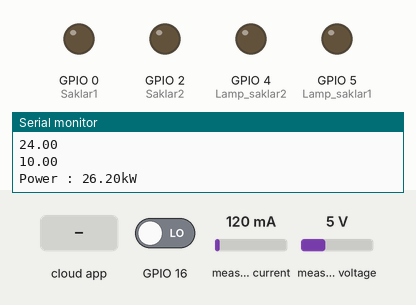
A sketch run on a simulated ESP8266 (NodeMCU). On the bench: output pins drawn as LEDs (lit = HIGH), the last lines printed to the serial monitor. The inputs (shaded band) are chosen by the test bench; at power-on: GPIO 16 LOW, measured current 120 mA, measured voltage 5 V. WiFi joins after 1.5 s; servers stay silent unless stated; the local clock reads 2024-03-15 10:24:30 at power-on unless the sketch sets it; the Firebase database answers and starts empty.

Above: at 2.7 s.
2.8 s: GPIO 16 driven HIGH
At 5.3 s:
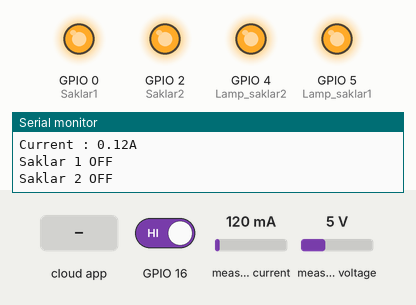
6.4 s: the phone or cloud app sets 1 to 0
At 8.4 s:
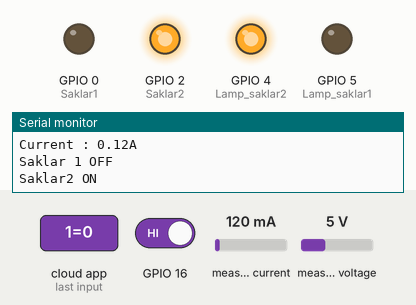
10.1 s: the phone or cloud app sets 1 to 1
At 12.13 s:
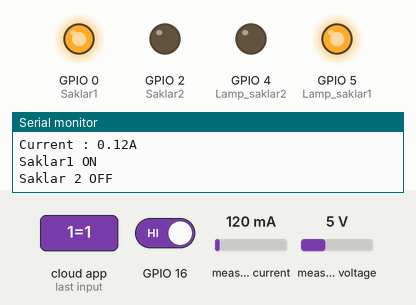
13.8 s: GPIO 16 driven LOW
15.7 s: the phone or cloud app sets 2 to 1
At 16.8 s:
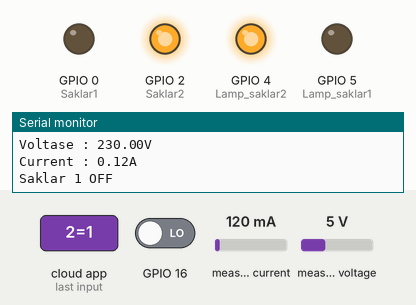
Timing chart, 0 to 18.2 s (numbered marks = the images above; inputs shaded):
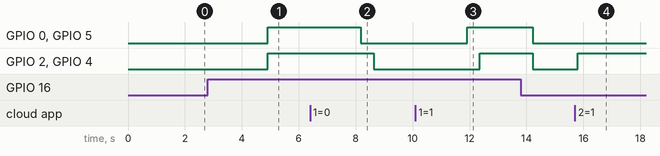

Measured:
- after the input at 2.8 s, GPIO 0 (Saklar1), GPIO 2 (Saklar2), GPIO 4 (Lamp_saklar2), GPIO 5 (Lamp_saklar1): LOW → HIGH after 2.1 s
- after the input at 6.4 s, GPIO 0 (Saklar1), GPIO 5 (Lamp_saklar1): HIGH → LOW after 1.8 s instead of 2.2 s
- after the input at 10.1 s, GPIO 0 (Saklar1), GPIO 5 (Lamp_saklar1): LOW → HIGH after 1.8 s instead of 2.3 s
- after the input at 15.7 s, GPIO 2 (Saklar2), GPIO 4 (Lamp_saklar2): LOW → HIGH after 0.09 s

The sketch:

SmartPlugProgram.ino
```cpp
#include <PZEM004Tv30.h>
#include <FirebaseESP8266.h>
#include <WiFiManager.h>
#include <time.h>
#include <ESP8266WiFi.h>
#include <WiFiUdp.h>

//Firebase autentikasi
 #define FIREBASE_HOST "https://sosmart-technopark-default-rtdb.firebaseio.com/" //Sesuaikan dengan link firebase database kalian, tanpa menggunakan "http:" , "\" and "/"
 #define FIREBASE_AUTH "afL12P1vXA0goN4ia42rsC4DUYLnNMqI19XRIye6" //Sesuaikan dengan firebase database secret code kalian
//Nama hotspot jika tak tersambung
 #define NamaHotspot "SOSMART-1BFOAB5PL482" // Nama hotspot di esp8266

//Pzem sensor
 PZEM004Tv30 pzem(12,13);// D6 dan D7 rx tx
float Power,Energy,Voltase,Current;

float Second;
float Minute;
float Hour;
float shh;

int Tombol;
float fungsi;
float S1;
float S2;

// Firebase
 FirebaseData firebaseData;
 #define Lamp_saklar1 5 //D1
 #define Lamp_saklar2 4 //D2
 #define Saklar1 0 //D3
 #define Saklar2 2 //D4
 bool val1;
 bool val2;

//Internet CLock
WiFiUDP ntpUDP;
int timezone = 7 * 3600;
int dst = 0;

void setup(){

Serial.begin(115200);

   //Tombol
   pinMode(16, INPUT);

   //WifiManager:
    WiFiManager wm;
    bool res;
    res = wm.autoConnect(NamaHotspot);
    if(!res) {
    Serial.println("Failed to connect");
    wm.resetSettings();
    }
    else {
     Serial.println("connected...yeey :)");
    }
    WiFi.mode(WIFI_STA);

   //Firebase
    Serial.print('\n');
    Firebase.begin(FIREBASE_HOST, FIREBASE_AUTH); // connect to firebase
    Firebase.reconnectWiFi(true);

   //PinMode
    pinMode(Saklar1,OUTPUT);
    pinMode(Saklar2,OUTPUT);
    pinMode(Lamp_saklar1,OUTPUT);
    pinMode(Lamp_saklar2,OUTPUT);

   //Internet clock begin
  configTime(timezone, dst, "pool.ntp.org","time.nist.gov");
  Serial.println("\nWaiting for Internet time");

  while(!time(nullptr)){
     Serial.print("*");
     delay(1000);
  }
  Serial.println("\nTime response....OK");
  time_t now = time(nullptr);
  struct tm* p_tm = localtime(&now);
    Second =  p_tm->tm_sec;
    Minute = p_tm->tm_min;
    Hour = p_tm->tm_hour;
    Serial.print(Second);
}

void loop(){

   //tombol
   Tombol=digitalRead(16);

    shh=8;
   //Update time
    time_t now = time(nullptr);
    struct tm* p_tm = localtime(&now);
    Second =  p_tm->tm_sec;
    Minute = p_tm->tm_min;
    Hour = p_tm->tm_hour;
    Serial.println(Second);
    Serial.println(Minute);
    Serial.println(Hour);


   //Read power
    Power = pzem.power();

    if(isnan(Power)){
        Serial.print("Mati");
    }
    else{
        Serial.print("Power : ");
        Serial.print(Power);
        Serial.println("kW");
        Firebase.setFloat(firebaseData, "Product/1BFOAB5PL482/Power",Power);
    }

   //Read Energy
    Energy = pzem.energy();

    if(isnan(Energy)){
        Serial.print("Mati");
    }
    else{
        Serial.print("Energy : ");
        Serial.print(Energy);
        Serial.println("kWh");
        Firebase.setFloat(firebaseData, "Product/1BFOAB5PL482/Energy",Energy);
    }

   //Read Voltase
    Voltase = pzem.voltage();

    if(isnan(Voltase)){
        Serial.print("Mati");
    }
    else{
        Serial.print("Voltase : ");
        Serial.print(Voltase);
        Serial.println("V");
        Firebase.setFloat(firebaseData, "Product/1BFOAB5PL482/Voltase",Voltase);
    }

   //Read Current
     Current = pzem.current();

     if(isnan(Current)){
        Serial.print("0");
     }
     else{
        Serial.print("Current : ");
        Serial.print(Current);
        Serial.println("A");
        Firebase.setFloat(firebaseData, "Product/1BFOAB5PL482/Current",Current);
     }

   //Firebase Saklar1
     Firebase.getBool(firebaseData, "Product/1BFOAB5PL482/Switch/1");
     val1 = firebaseData.boolData(); Serial.print('\n');

     if(val1==true){
      digitalWrite(Saklar1,HIGH);
      digitalWrite(Lamp_saklar1,HIGH);
      Serial.println("Saklar1 ON");
      S1=1;
      }
     else if(val1==false){
      digitalWrite(Saklar1,LOW);
      digitalWrite(Lamp_saklar1,LOW);
      Serial.println("Saklar 1 OFF");
      S1=0;
      }

   //Firebase Saklar2
     Firebase.getBool(firebaseData, "Product/1BFOAB5PL482/Switch/2");
     val2 = firebaseData.boolData(); Serial.print('\n');

     if(val2==true){
      digitalWrite(Saklar2,HIGH);
      digitalWrite(Lamp_saklar2,HIGH);
      Serial.println("Saklar2 ON");
      S2=1;
      }
     else if(val2==false){
      digitalWrite(Saklar2,LOW);
      digitalWrite(Lamp_saklar2,LOW);
      Serial.println("Saklar 2 OFF");
      S2=0;
    }
   //Tombol Emergency
     if(Tombol==1) {
      if(fungsi==1){
      Firebase.setBool(firebaseData, "Product/1BFOAB5PL482/Switch/1",false);
      Firebase.setBool(firebaseData, "Product/1BFOAB5PL482/Switch/2",false);
      digitalWrite(Saklar1,LOW);
      digitalWrite(Lamp_saklar1,LOW);
      digitalWrite(Saklar2,LOW);
      digitalWrite(Lamp_saklar2,LOW);
      delay(500);
      fungsi=0;
      }
     else {
      Firebase.setBool(firebaseData, "Product/1BFOAB5PL482/Switch/1",true);
      Firebase.setBool(firebaseData, "Product/1BFOAB5PL482/Switch/2",true);
      digitalWrite(Saklar1,HIGH);
      digitalWrite(Lamp_saklar1,HIGH);
      digitalWrite(Saklar2,HIGH);
      digitalWrite(Lamp_saklar2,HIGH);
      delay(500);
      fungsi=1;
      }
    }

   // FUngsi Emergency
     if(S1==1 && S2==1){
     fungsi=1;
     }
     else if(S1==0 && S2==0){
     fungsi=0;
     }
     else if(S1==1 || S2==1){
     fungsi=1;
     }
  delay(100);
}
```
